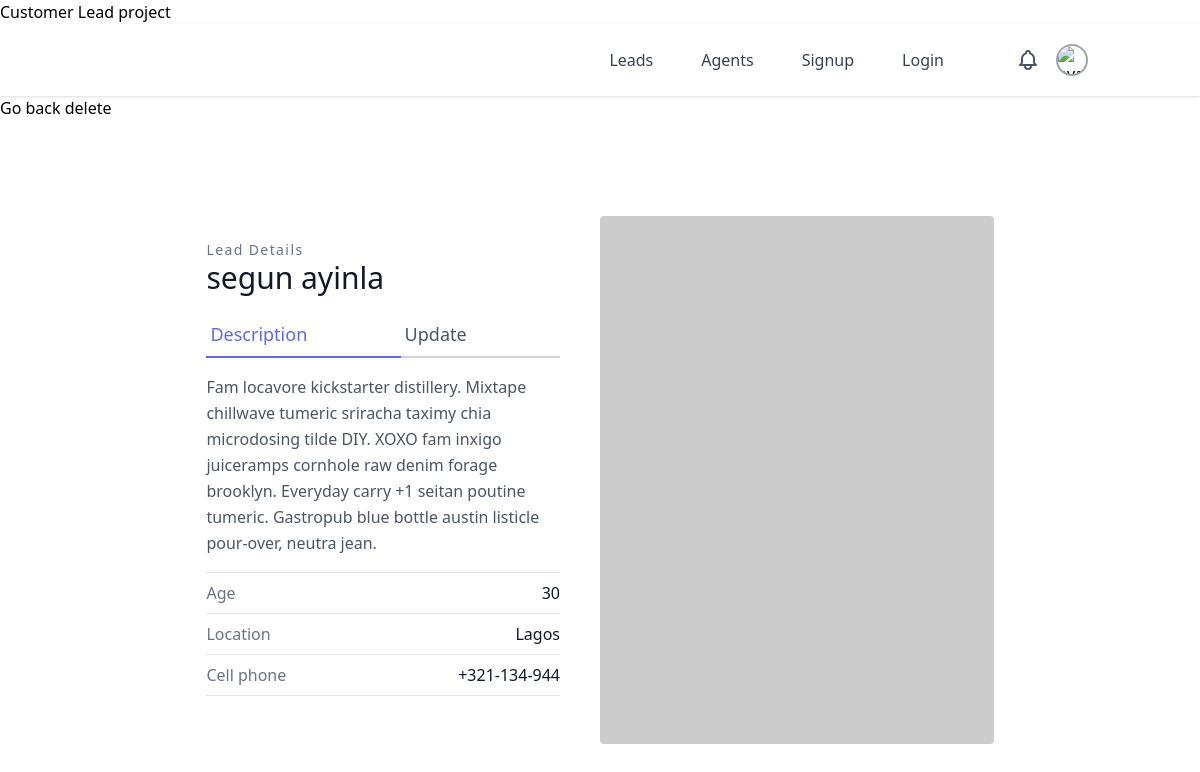
/leads/lead_detail/8/, run on an earlier commit of the app's database.
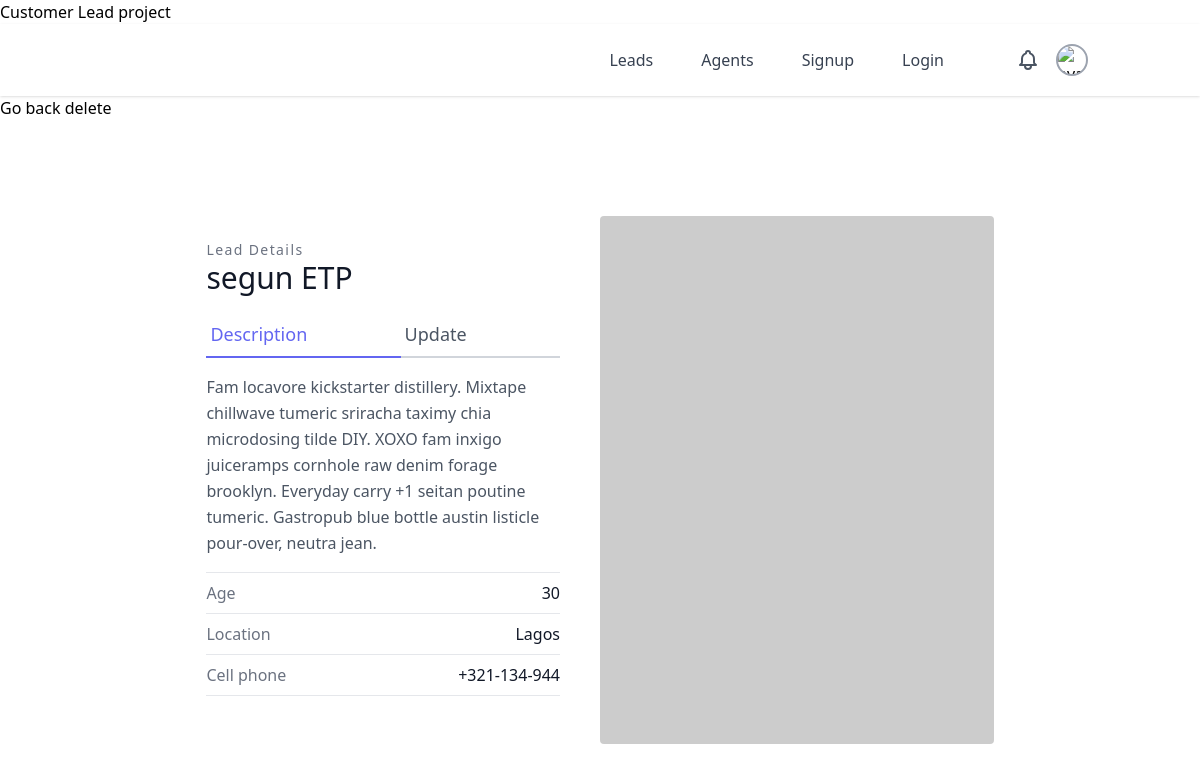
And on a later commit of the database.
### leads/models.py (models this page shows, shortened)
class Lead(models.Model):
    first_name = models.CharField(max_length=20)
    last_name = models.CharField(max_length=20)
    age = models.IntegerField(default=0)
    agent = models.ForeignKey("Agent", on_delete=models.CASCADE) # This is a many to one relation, means we will have an agent associated with the lead of that role

### leads/views.py (the view)
# urls.py: path('lead_detail/<int:pk>/', LeadDetailView.as_view(), name="lead_detail"),
class LeadDetailView(DetailView):
    template_name = "leads/lead_details.html"
    queryset = Lead.objects.all()
    context_object_name = "lead"

### leads/templates/leads/lead_details.html
{% extends 'home.html'%}
{% block content %}
<a href="{% url 'leads:lead_list' %}">Go back</a>
<a >delete</a>
<section class="text-gray-600 body-font overflow-hidden">
    <div class="container px-5 py-24 mx-auto">
      <div class="lg:w-4/5 mx-auto flex flex-wrap">
        <div class="lg:w-1/2 w-full lg:pr-10 lg:py-6 mb-6 lg:mb-0">
          <h2 class="text-sm title-font text-gray-500 tracking-widest">Lead Details</h2>
          <h1 class="text-gray-900 text-3xl title-font font-medium mb-4">{{lead.first_name}} {{lead.last_name}}</h1>
          <div class="flex mb-4">
            <a class="flex-grow text-indigo-500 border-b-2 border-indigo-500 py-2 text-lg px-1">Description</a>
            <a href="{% url 'leads:lead_update' lead.pk %}" class="flex-grow border-b-2 border-gray-300 py-2 text-lg px-1">Update</a>
          </div>
          <p class="leading-relaxed mb-4">Fam locavore kickstarter distillery. Mixtape chillwave tumeric sriracha taximy chia microdosing tilde DIY. XOXO fam inxigo juiceramps cornhole raw denim forage brooklyn. Everyday carry +1 seitan poutine tumeric. Gastropub blue bottle austin listicle pour-over, neutra jean.</p>
          <div class="flex border-t border-gray-200 py-2">
            <span class="text-gray-500">Age</span>
            <span class="ml-auto text-gray-900">{{lead.age}}</span>
          </div>
          <div class="flex border-t border-gray-200 py-2">
            <span class="text-gray-500">Location</span>
            <span class="ml-auto text-gray-900">Lagos</span>
          </div>
          <div class="flex border-t border-b mb-6 border-gray-200 py-2">
            <span class="text-gray-500">Cell phone </span>
            <span class="ml-auto text-gray-900">+321-134-944</span>
          </div>
        </div>
        <img alt="ecommerce" class="lg:w-1/2 w-full lg:h-auto h-64 object-cover object-center rounded" src="https://dummyimage.com/400x400">
      </div>
    </div>
  </section>
{% endblock content %}

What changed in the data, as far as the page shows it:
changed Lead "segun": last_name "ayinla" → "ETP"
